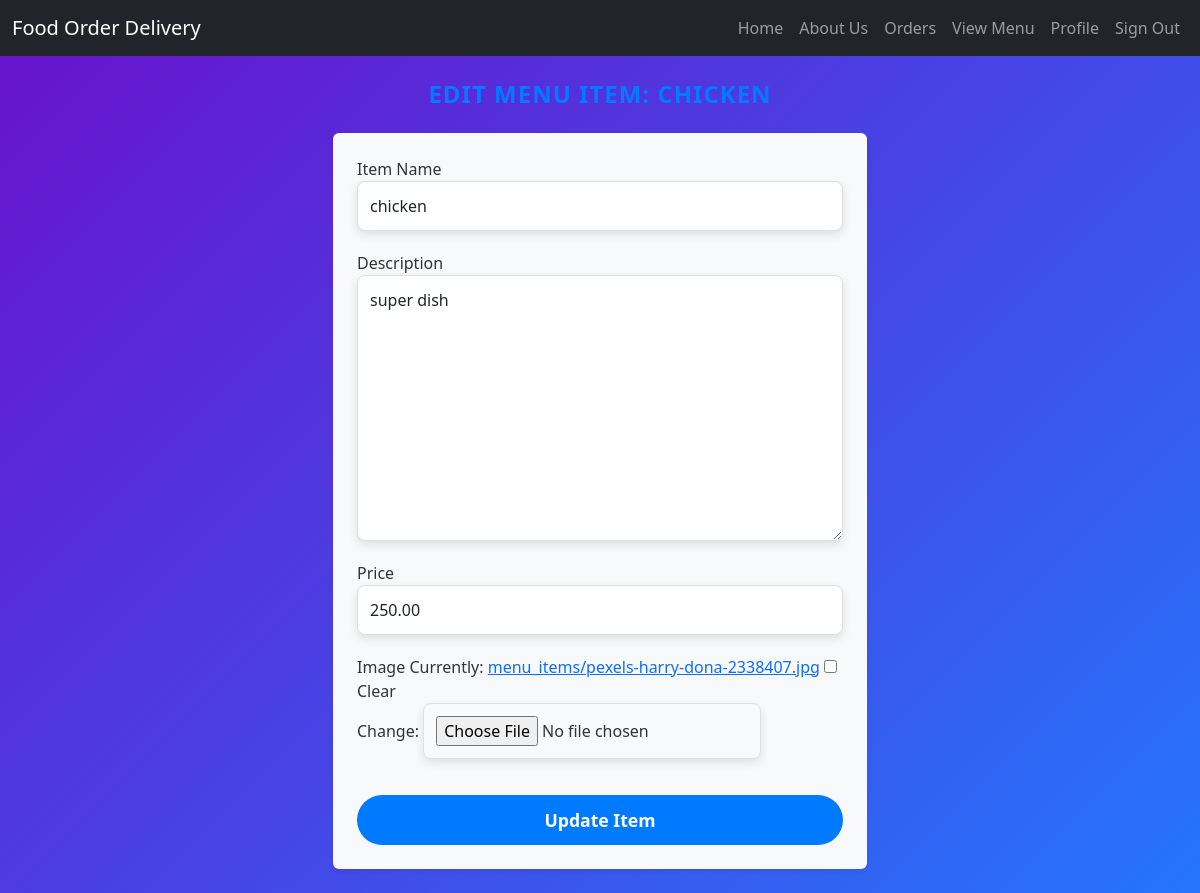
/restaurant/menu/edit/1/, run on the app's committed database.
### restaurant/models.py (models this page shows, shortened)
class MenuItem(models.Model):
    restaurant = models.ForeignKey(Restaurant, related_name="menu_items", on_delete=models.CASCADE)
    name = models.CharField(max_length=200)
    description = models.TextField()
    price = models.DecimalField(max_digits=6, decimal_places=2)
    image = models.ImageField(upload_to='menu_items/', null=True, blank=True)
    created = models.DateTimeField(auto_now_add=True)

### restaurant/views.py (the view)
# urls.py: path('menu/edit/<int:item_id>/', views.edit_item, name='edit_item'),
def edit_item(request, item_id):
    item = get_object_or_404(MenuItem, id=item_id)
    restaurant = item.restaurant
    if request.method == 'POST':
        form = MenuItemForm(request.POST, request.FILES, instance=item)
        if form.is_valid():
            form.save()
            return redirect('restaurant:restaurant_menu', restaurant_id=restaurant.id)
    else:
        form = MenuItemForm(instance=item)
    return render(request, 'restaurant/edit_item.html', {'form': form, 'item': item, 'restaurant': restaurant})

### restaurant/forms.py
class MenuItemForm(forms.ModelForm):
    class Meta:
        model = MenuItem
        fields = ['name', 'description', 'price', 'image']
    def __init__(self, *args, **kwargs):
        super().__init__(*args, **kwargs)
        self.fields['name'].widget.attrs.update({'class': 'form-control'})
        self.fields['description'].widget.attrs.update({'class': 'form-control'})

### restaurant/templatetags/custom_filters.py (called while the page is built)
@register.filter(name='add_class')
def add_class(value, class_name):
    return value.as_widget(attrs={'class': class_name})

### restaurant/templates/restaurant/edit_item.html (shortened to what this page needs)
{% extends 'accounts/base2.html' %} {% load custom_filters %}
{% block title %}Edit Item - {{ item.name }}{% endblock %} {% block content %}
<h1 class="text-center my-4">Edit Menu Item: {{ item.name }}</h1>
<div class="container">
  <div class="row justify-content-center">
    <div class="col-md-8 col-lg-6">
      <form
        method="POST"
        enctype="multipart/form-data"
        class="bg-light p-4 rounded shadow-sm"
      >
        <div class="form-group">
          <label for="id_name">Item Name</label>
          {{ form.name|add_class:"form-control" }}
        </div>
        <div class="form-group">
          <label for="id_description">Description</label>
          {{ form.description|add_class:"form-control" }}
        </div>
        <div class="form-group">
          <label for="id_price">Price</label>
          {{ form.price|add_class:"form-control" }}
        </div>
        <div class="form-group">
          <label for="id_image">Image</label>
          {{ form.image|add_class:"form-control-file" }}
        </div>
        <button type="submit" class="btn btn-primary w-100 mt-3">
          Update Item
        </button>
      </form>
    </div>
  </div>
</div>
<br>
{% endblock %}

### restaurant/templates/restaurant/edit_item.html (style rules this page uses)
body { background: linear-gradient(135deg, #6a11cb, #2575fc); font-family: "Segoe UI", Tahoma, Geneva, Verdana, sans-serif; color: #333; }
h1 { font-size: 1.5rem; font-weight: bold; color: #007bff; text-transform: uppercase; letter-spacing: 1px; margin-bottom: 30px; }
.form-group { margin-bottom: 20px; }
.form-control, .form-control-file { border-radius: 8px; box-shadow: 0 4px 10px rgba(0, 0, 0, 0.1); border: 1px solid #e0e0e0; padding: 12px; font-size: 1rem; transition: all 0.3s ease; }
.btn-primary { background-color: #007bff; border: none; padding: 12px; font-size: 1.1rem; font-weight: bold; border-radius: 50px; transition: background-color 0.3s ease; }

### data on the page
MenuItem: name "CHICKEN", name "chicken", description "super dish", price "250.00"
